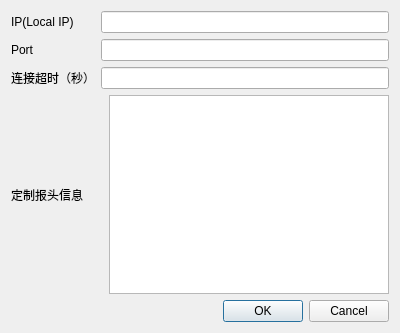
<?xml version="1.0" encoding="UTF-8"?>
<ui version="4.0">
 <class>ServiceSetting</class>
 <widget class="QWidget" name="ServiceSetting">
  <property name="geometry">
   <rect>
    <x>0</x>
    <y>0</y>
    <width>400</width>
    <height>333</height>
   </rect>
  </property>
  <property name="windowTitle">
   <string>服务设置</string>
  </property>
  <layout class="QVBoxLayout" name="verticalLayout_2">
   <item>
    <layout class="QVBoxLayout" name="verticalLayout">
     <item>
      <layout class="QHBoxLayout" name="horizontalLayout">
       <item>
        <layout class="QFormLayout" name="formLayout">
         <item row="0" column="0">
          <widget class="QLabel" name="ip_label">
           <property name="text">
            <string>IP(Local IP)</string>
           </property>
          </widget>
         </item>
         <item row="0" column="1">
          <widget class="QLineEdit" name="ip_lineedit"/>
         </item>
         <item row="1" column="0">
          <widget class="QLabel" name="port_label">
           <property name="text">
            <string>Port</string>
           </property>
          </widget>
         </item>
         <item row="1" column="1">
          <widget class="QLineEdit" name="port_lineedit"/>
         </item>
         <item row="2" column="0">
          <widget class="QLabel" name="connecttimeout_label">
           <property name="text">
            <string>连接超时（秒）</string>
           </property>
          </widget>
         </item>
         <item row="2" column="1">
          <widget class="QLineEdit" name="connecttimeout_lineedit"/>
         </item>
        </layout>
       </item>
      </layout>
     </item>
     <item>
      <layout class="QHBoxLayout" name="horizontalLayout_2">
       <item>
        <layout class="QGridLayout" name="gridLayout">
         <item row="0" column="0">
          <widget class="QLabel" name="header_label">
           <property name="text">
            <string>定制报头信息      </string>
           </property>
          </widget>
         </item>
         <item row="0" column="1">
          <widget class="QTextEdit" name="header_textedit"/>
         </item>
        </layout>
       </item>
      </layout>
     </item>
    </layout>
   </item>
   <item>
    <widget class="QDialogButtonBox" name="buttonBox">
     <property name="standardButtons">
      <set>QDialogButtonBox::Cancel|QDialogButtonBox::Ok</set>
     </property>
    </widget>
   </item>
  </layout>
 </widget>
 <resources/>
 <connections/>
</ui>
